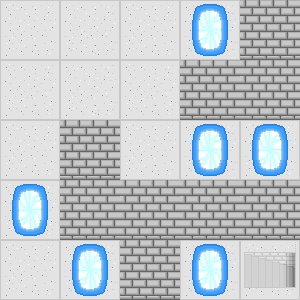

This game map was drawn from its Tiled (.tmx) file and the tilesets committed beside it. A one-line description and the full map source follow:
An orthogonal 5x5 tile map with 60x60 px tiles, 3 tile layers (Hidden Traps, Floor, Objects).

<map version="1.2" tiledversion="1.2.2" orientation="orthogonal" renderorder="right-down" width="5" height="5" tilewidth="60" tileheight="60" infinite="0" nextlayerid="4" nextobjectid="1">
 <tileset firstgid="1" source="../data/objects.tsx" />
 <layer id="3" name="Hidden Traps" width="5" height="5">
  <data encoding="csv">
0,0,0,0,0,
0,0,0,0,0,
0,0,0,0,0,
0,0,0,0,0,
0,0,0,0,0
</data>
 </layer>
 <layer id="1" name="Floor" width="5" height="5">
  <data encoding="csv">
2,2,2,2,2,
2,2,2,2,2,
2,2,2,2,2,
2,2,2,2,2,
2,2,2,2,2
</data>
 </layer>
 <layer id="2" name="Objects" width="5" height="5">
  <data encoding="csv">
0,0,0,4,5,
0,0,0,5,5,
0,5,0,4,4,
4,5,5,5,5,
0,4,5,4,7
</data>
 </layer>
</map>
